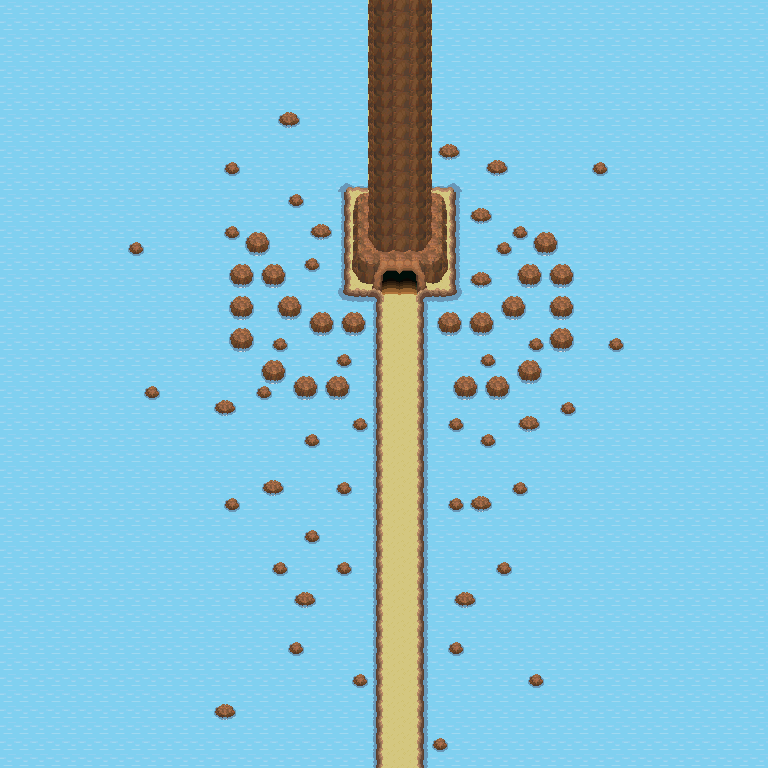

A level layout from a 2D game, rendered from its tile map. Below: a short description, then the map file with tile-grid data replaced by summaries:
An orthogonal 48x48 tile map with 16x16 px tiles, 4 tile layers (Base, Base 2, Collision, Above).

<map version="1.0" orientation="orthogonal" width="48" height="48" tilewidth="16" tileheight="16">
 <properties>
  <property name="EntranceMap" value="0" />
  <property name="EntrancePos" value="6,21" />
  <property name="ExitMap" value="3" />
  <property name="ExitPos" value="15,9" />
  <property name="PathSize" value="12" />
 </properties>
 <tileset firstgid="1" name="edited_tiles" tilewidth="16" tileheight="16">
  <image source="edited_tiles.png" trans="ffffff" />
 </tileset>
 <layer name="Base" width="48" height="48">
  <data>[2304 cells, 2304 non-empty, 5 distinct tile ids]</data>
 </layer>
 <layer name="Base 2" width="48" height="48">
  <data>[2304 cells, 12 non-empty, 8 distinct tile ids]</data>
 </layer>
 <layer name="Collision" width="48" height="48">
  <data>[2304 cells, 2242 non-empty, 28 distinct tile ids]</data>
 </layer>
 <layer name="Above" width="48" height="48">
  <data>[2304 cells, 213 non-empty, 12 distinct tile ids]</data>
 </layer>
</map>
